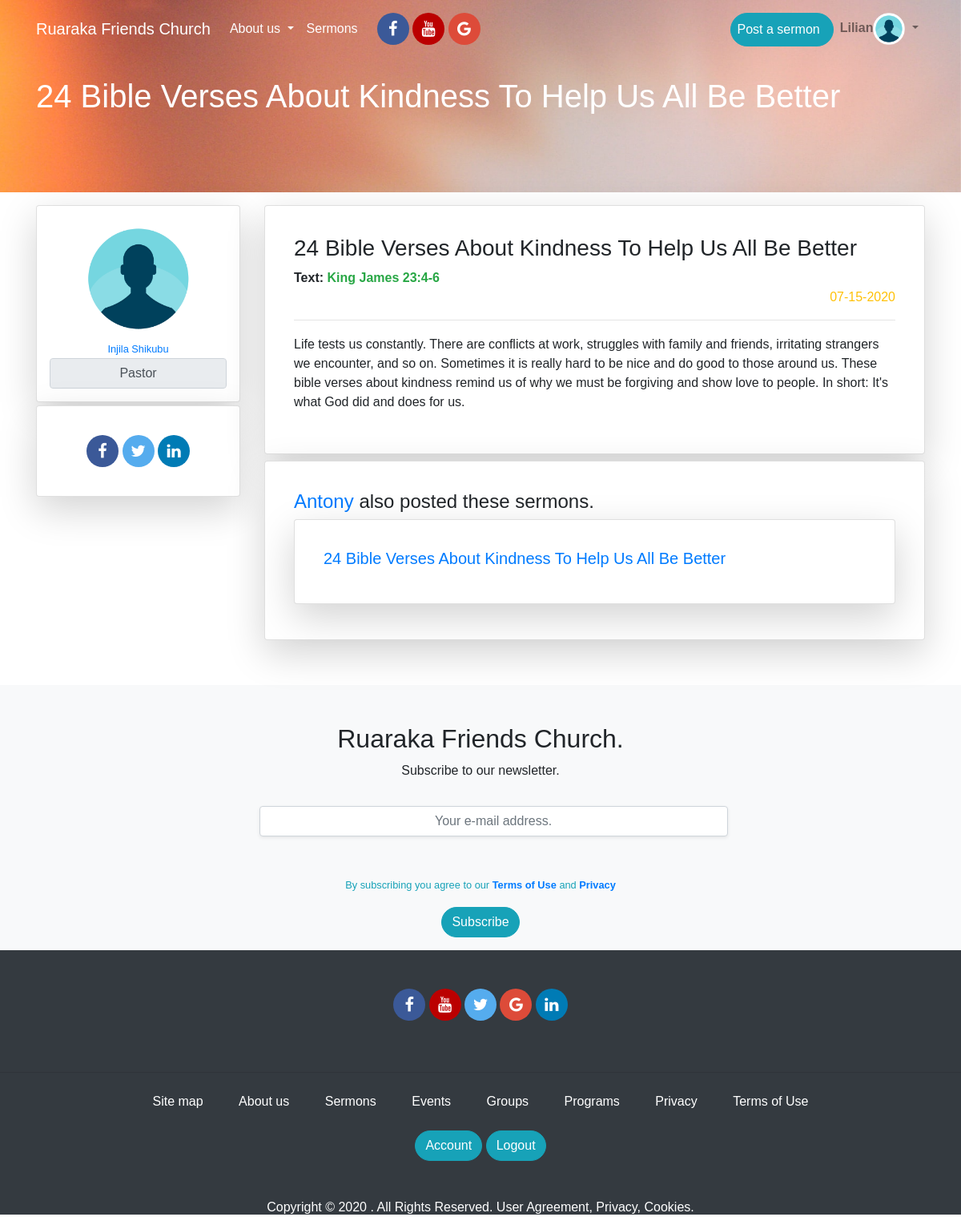
The page /sermon/details/3 (signed in) on the database as committed earlier.
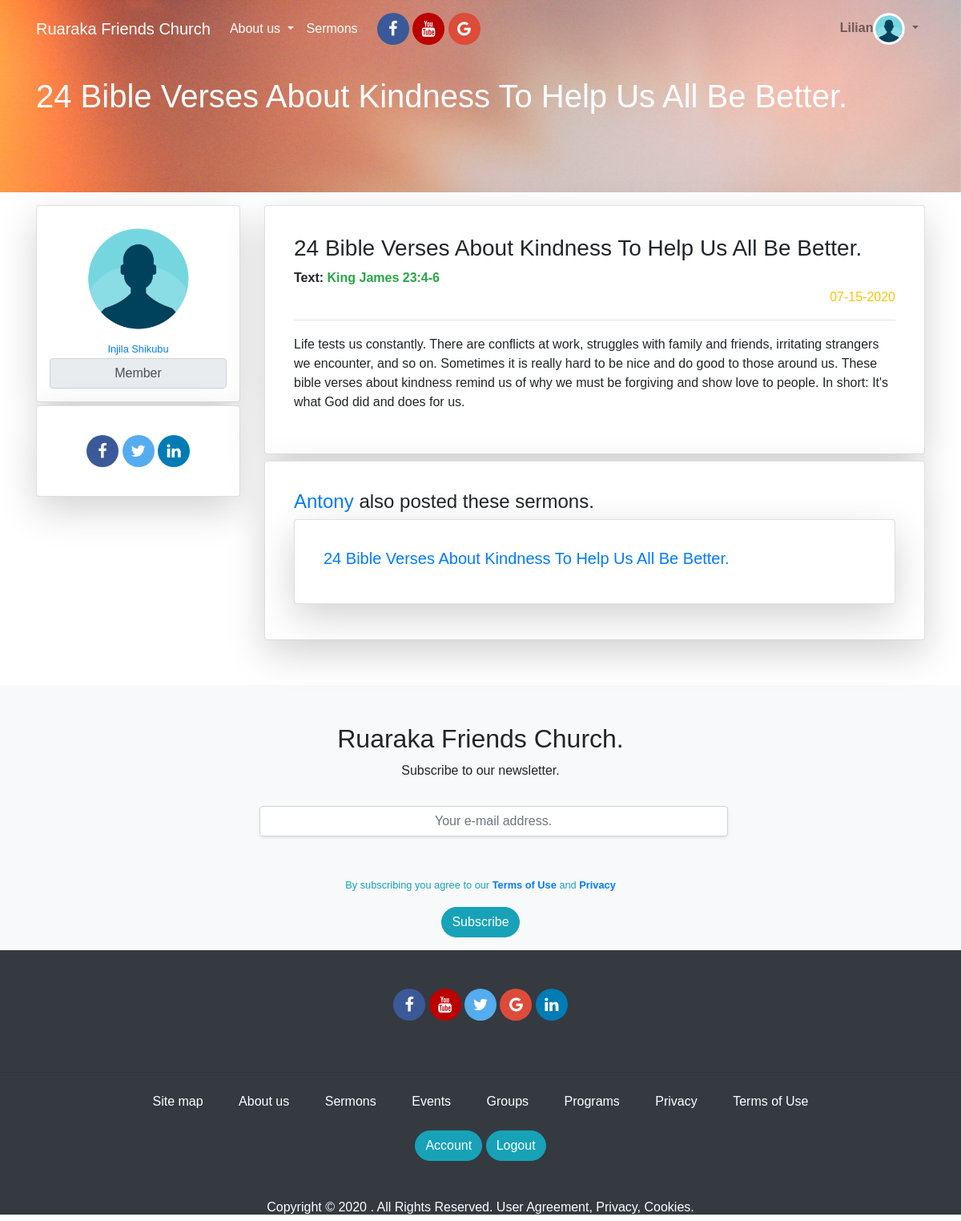
The same page on the database as committed later.
### app/models.py (models this page shows, shortened)
class Sermon(db.Model):
	id = db.Column(db.Integer, primary_key=True)
	title = db.Column(db.String(124), index=True)
	text = db.Column(db.String(124), index=True)
	body = db.Column(db.String(500), index=True)
	created_at = db.Column(db.DateTime, index=True, default = datetime.utcnow)
	user_id = db.Column(db.Integer, db.ForeignKey('user.id'))

class User(UserMixin,db.Model):
	id = db.Column(db.Integer, primary_key=True)
	username = db.Column(db.String(124), index=True,unique=True)
	firstname = db.Column(db.String(124), index=True)
	lastname = db.Column(db.String(124), index=True)
	email = db.Column(db.String(124), index=True, unique=True)
	password_hash = db.Column(db.String(124), index=True, unique=True)
	about_me = db.Column(db.String(150))
	avatar = db.Column(db.String(150))
	facebook_url = db.Column(db.String(200))
	twitter_url = db.Column(db.String(200))
	linkedin_url = db.Column(db.String(200))
	role = db.Column(db.String(124), index=True)
	posts = db.relationship('Post', backref='author', lazy='dynamic')
	sermons = db.relationship('Sermon', backref='author', lazy='dynamic')

### app/routes.py (the view)
@app.route('/sermon/details/<sermon_id>')
def sermon_details(sermon_id):
	sermon = Sermon.query.get(sermon_id)
	sermons= Sermon.query.filter_by(author=sermon.author).all()
	return render_template('sermon_details.html', title=sermon.title, sermon=sermon,sermons=sermons )

### app/models.py (called while the page is built)
@login.user_loader
def load_user(id):
	return User.query.get(int(id))

### app/templates/sermon_details.html (shortened to what this page needs)
{% extends 'base.html' %}
{% block content  %}
<section id="profile_section">
	<div id="section-profile-top">
		<div class="pt-5 container">
			<h1 class="mt-5">{{sermon.title}} </h1>
		</div>
	</div>
	<div class="container mt-3 mb-5">
		<div class="row">
			<div class="col-xs-12 col-sm-12 col-md-3 col-lg-3 col-xl-3">
        <a href="{{url_for('profile', username=sermon.author.username)}}">
  				<div class="card shadow-lg p-3 mb-1 bg-white rounded text-center">
  					<img src="{{url_for('static', filename='imgs/profile_pic.png')}}" class="img-rounded mx-auto" style="height: 150px; width:150px">
  					<div class="card-body p-0">
  						<small>{{sermon.author.firstname}} {{sermon.author.lastname}}</small>
  						<input type="tex" disabled value="{{sermon.author.role}}" class="form-control" style="text-align: center">
  					</div>
  				</div>
        </a>
				<div class="card shadow-lg p-3 mb-2 bg-white rounded">
					<div class="card-body">
						<div id="social_media_links" class="text-center">
					        <a href="#" class="fa fa-facebook"></a>
					        <a href="#" class="fa fa-twitter"></a>
					        <a href="#" class="fa fa-linkedin"></a>
				      </div>
					</div>
				</div>
			</div>
			<div class="col-xs-12 col-sm-12 col-md-9 col-lg-9 col-xl-9">
				<div class="card shadow-lg p-3 mb-2 bg-white rounded">
					<div class="card-body">
						<h3 class=""> {{sermon.title}} </h3>
            <strong>Text: <span class="text text-success">{{sermon.text}}</span> </strong>
						<p class="text-right text-warning">	{{ sermon.created_at.strftime('%m-%d-%Y') }}</p>
            <hr class="pt-0" style="height:2px">
					  <p>{{sermon.body}}</p>
					</div>
				</div>
				<div class="card shadow-lg p-3 mb-2 bg-white rounded">
					<div class="card-body">
            {% if sermons %}
            	<h4 class=""><a href="{{url_for('profile', username=sermon.author.username)}}">{{sermon.author.username}}</a> also posted these sermons.</h4>
              <div class="row">
                {% for sermon in sermons %}
                  <div class="col-xs-12 col-sm-12 col-md-12 col-lg-12 col-xl-12">
                    	<a href="{{url_for('sermon_details', sermon_id=sermon.id)}}" style="text-decoration: none">
                      <div class="card shadow-lg p-3 mb-2 bg-white rounded">
              					<div class="card-body">
                          	<h5 class=""> {{sermon.title}} </h3>
                        </div>
                      </div>
                    </a>
                  </div>
                {% endfor %}
              </div>
            {% else %}
                <p>No sermons</p>
            {% endif %}
					</div>
				</div>
			</div>
	</div>
</section>
{% endblock content  %}

### app/templates/_navbar.html (shortened to what this page needs)
<nav class="navbar navbar-expand-lg navbar-light fixed-top" id="menu-area">
  <div class="container">
    <a class="navbar-brand  text-white" href="{{url_for('index')}}">Ruaraka Friends Church</a>
    <div class="collapse navbar-collapse  text-white" id="navbarNav">
      <ul class="navbar-nav ">
        <li class="nav-item dropdown">
          <a class="nav-link dropdown-toggle  text-white"  href="" id="navbarDropdown" role="button" data-toggle="dropdown" aria-haspopup="true" aria-expanded="false">
            About us
          </a>
        </li>
        <li class="nav-item mr-0 ">
          <a class="nav-link mr-0 text-white" href="#/section-sermons">Sermons</a>
        </li>
         <div id="social_media_links" class="text-center ml-3">
          <a href="#" class="fa fa-facebook"></a>
          <a href="#" class="fa fa-youtube"></a>
          <a href="#" class="fa fa-google"></a>
        </div>
      </ul>
      <ul class="navbar-nav ml-auto">
        {% if current_user.is_anonymous %}
        <li class="nav-item">
          <a class="nav-link btn btn-info btn_custom mr-1" href="{{url_for('signup')}}" style="color:white;padding-left:20px; padding-right: 20px">Join us</a>
        </li>
        <li class="nav-item">
            <a class="nav-link btn btn-warning btn_custom" href="{{url_for('login')}}" id="login_link" style="color:white;padding-left:20px; padding-right: 20px">Login</a>
        </li>
        {% else %}
        {% if current_user.role == 'Pastor' %}
        <li class="nav-item">
          <a class="nav-link btn btn-info btn_custom text-white mt-2 pr-3" href="{{url_for('sermon')}}" >Post a sermon</a>
        </li>
        {% endif %}
        <li class="nav-item dropdown">
          <a class="nav-link dropdown-toggle" href="{{url_for('profile',username=current_user.username)}}" id="navbarDropdown" role="button" data-toggle="dropdown" aria-haspopup="true" aria-expanded="false">
            <span><strong id="username-font">{{current_user.username}}</strong></span><img src="{{url_for('static', filename='imgs/profile_pic.png')}}" class="img-rounded" style="height: 40px; width:40px">
          </a>
        </li>
        {% endif %}
      </ul>
    </div>
  </div>
</nav>

Rows that differ between the two databases and show on the page:
changed User "Lilian": role "Pastor" → "Praiser" (drawn)
changed Sermon "King James 23:4-6": title "24 Bible Verses About Kindness To Help Us All Be Better" → "24 Bible Verses About Kindness To Help Us All Be Better."
changed User "Antony": author.role "Pastor" → "Member"
Other text that changed with them:
text no longer shown: "Post a sermon"
